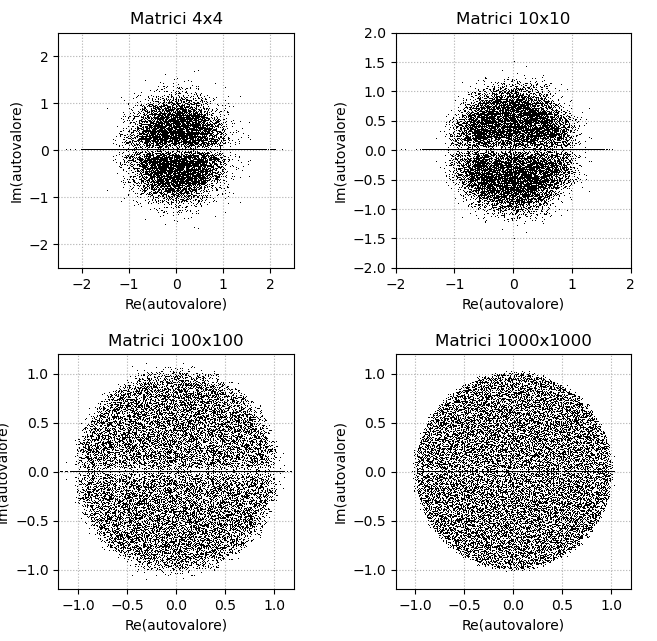

This chart was generated by the following Python code:
import numpy as np
import matplotlib.pyplot as plt

NUMBER_OF_EIGENVALUES = 20000
n = [[4, 10], [100, 100]]
N = [[5000, 2000], [200,20]]

AXES_LIM = [[[-2.5, 2.5], (-2,2)],[(-1.2, 1.2), (-1.2, 1.2)]]

figs, axs = plt.subplots(2,2)

for i in np.arange(2):
    for j in np.arange(2):
        axs[i,j].set_xlabel("Re(autovalore)")
        axs[i,j].set_ylabel("Im(autovalore)")
        axs[i,j].grid(True, ls="dotted")
        axs[i,j].set_title("Matrici %dx%d" %(n[i][j], n[i][j]))
        axs[i,j].set_aspect("equal")
        axs[i,j].set_xlim(AXES_LIM[i][j])
        axs[i,j].set_ylim(AXES_LIM[i][j])
        # eigenvals = np.empty(1,dtype=np.complex64)
        # print(eigenvals)
        eigappend = []
        print("Started n = %d" %(n[i][j]))
        for k in np.arange(N[i][j]):
            A = np.random.normal(loc=0, scale=1/np.sqrt(n[i][j]), size=(n[i][j],n[i][j]))
            # A = np.random.standard_normal((n[i][j],n[i][j]))
            eigappend.append(np.linalg.eigvals(A))
            if k == int(3*N[i][j]/4):
                print("\t 75% ")
            elif k == int(N[i][j]/2):
                print("\t 50% ")
            elif k == int(N[i][j]/4):
                print("\t 25% ")

        eigenvalues = np.array(eigappend).ravel()
        axs[i,j].plot (np.real(eigenvalues), np.imag(eigenvalues), ",k", markersize=2)
        print("\tResults of matrices: %dx%d" %(n[i][j], n[i][j]))
        print("\tVariance of the real part: %f" %(np.var(np.real(eigenvalues))))
        print("\tVariance of the imaginary part: %f" %(np.var(np.imag(eigenvalues))))
        print("Done %d" %n[i][j])



plt.show()
